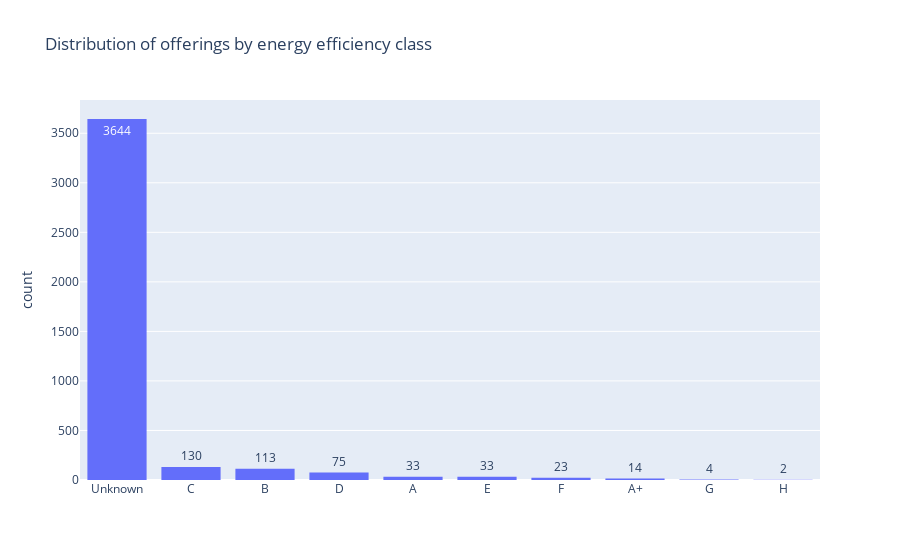

The code cell stored with this chart in its notebook:
### Markdown cell above
#### energy_eff

### Code cell
fig = px.histogram(df_r[['energy_eff']].sort_values(by='energy_eff'), x = 'energy_eff', #color = 'energy_eff',
                   title='Distribution of offerings by energy efficiency class', text_auto=True)
fig.update_layout(xaxis_title="")
fig.update_layout(xaxis={'categoryorder':'total descending'})

### Figure 1 — Plotly figure (JSON) as saved in the notebook; plotly's stock layout.template omitted (floating-point values rounded to 4 significant figures; data arrays with more than 128 entries replaced by an {"elided": "..."} marker saying what was removed)
{"data": [{"alignmentgroup": "True", "bingroup": "x", "hovertemplate": "energy_eff=%{x}<br>count=%{y}<extra></extra>", "legendgroup": "", "marker": {"color": "#636efa", "pattern": {"shape": ""}}, "name": "", "offsetgroup": "", "orientation": "v", "showlegend": false, "texttemplate": "%{value}", "type": "histogram", "x": {"elided": "4071 str values"}, "xaxis": "x", "yaxis": "y"}], "layout": {"barmode": "relative", "legend": {"tracegroupgap": 0}, "title": {"text": "Distribution of offerings by energy efficiency class"}, "xaxis": {"anchor": "y", "categoryorder": "total descending", "domain": [0, 1], "title": {"text": ""}}, "yaxis": {"anchor": "x", "domain": [0, 1], "title": {"text": "count"}}}}
